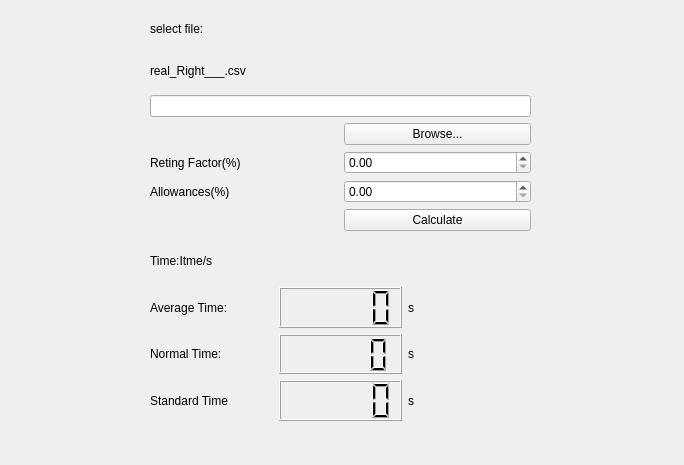
<?xml version="1.0" encoding="UTF-8"?>
<ui version="4.0">
 <class>Form</class>
 <widget class="QWidget" name="Form">
  <property name="geometry">
   <rect>
    <x>0</x>
    <y>0</y>
    <width>684</width>
    <height>465</height>
   </rect>
  </property>
  <property name="windowTitle">
   <string>Form</string>
  </property>
  <widget class="QWidget" name="gridLayoutWidget">
   <property name="geometry">
    <rect>
     <x>150</x>
     <y>240</y>
     <width>381</width>
     <height>181</height>
    </rect>
   </property>
   <layout class="QGridLayout" name="gridLayout_2">
    <item row="2" column="2">
     <widget class="QLabel" name="label_4">
      <property name="text">
       <string>s</string>
      </property>
     </widget>
    </item>
    <item row="2" column="1">
     <widget class="QLCDNumber" name="lcdNumber_averagetime"/>
    </item>
    <item row="2" column="0">
     <widget class="QLabel" name="label_5">
      <property name="text">
       <string>Average Time:</string>
      </property>
     </widget>
    </item>
    <item row="1" column="0">
     <widget class="QLabel" name="label_3">
      <property name="text">
       <string>Time:Itme/s</string>
      </property>
     </widget>
    </item>
    <item row="3" column="0">
     <widget class="QLabel" name="label_8">
      <property name="text">
       <string>Normal Time:</string>
      </property>
     </widget>
    </item>
    <item row="4" column="0">
     <widget class="QLabel" name="label_9">
      <property name="text">
       <string>Standard Time</string>
      </property>
     </widget>
    </item>
    <item row="3" column="1">
     <widget class="QLCDNumber" name="lcdNumber_normaltime"/>
    </item>
    <item row="4" column="1">
     <widget class="QLCDNumber" name="lcdNumber_standardtime"/>
    </item>
    <item row="3" column="2">
     <widget class="QLabel" name="label_10">
      <property name="text">
       <string>s</string>
      </property>
     </widget>
    </item>
    <item row="4" column="2">
     <widget class="QLabel" name="label_11">
      <property name="text">
       <string>s</string>
      </property>
     </widget>
    </item>
   </layout>
  </widget>
  <widget class="QWidget" name="gridLayoutWidget_2">
   <property name="geometry">
    <rect>
     <x>150</x>
     <y>10</y>
     <width>381</width>
     <height>221</height>
    </rect>
   </property>
   <layout class="QGridLayout" name="gridLayout">
    <item row="7" column="0">
     <widget class="QLabel" name="label_7">
      <property name="text">
       <string>Allowances(%)</string>
      </property>
     </widget>
    </item>
    <item row="9" column="1">
     <widget class="QPushButton" name="pushButton_calculate">
      <property name="text">
       <string>Calculate</string>
      </property>
     </widget>
    </item>
    <item row="2" column="0" colspan="2">
     <widget class="QLineEdit" name="lineEdit_filerealtime">
      <property name="text">
       <string/>
      </property>
     </widget>
    </item>
    <item row="4" column="0">
     <widget class="QLabel" name="label_6">
      <property name="text">
       <string>Reting Factor(%)</string>
      </property>
     </widget>
    </item>
    <item row="4" column="1">
     <widget class="QDoubleSpinBox" name="doubleSpinBox_retingfactor"/>
    </item>
    <item row="0" column="0">
     <widget class="QLabel" name="label">
      <property name="text">
       <string>select file:</string>
      </property>
     </widget>
    </item>
    <item row="1" column="0" colspan="2">
     <widget class="QLabel" name="label_2">
      <property name="text">
       <string>real_Right_&lt;name&gt;_&lt;lastname&gt;_&lt;index&gt;.csv</string>
      </property>
     </widget>
    </item>
    <item row="7" column="1">
     <widget class="QDoubleSpinBox" name="doubleSpinBox_allowances"/>
    </item>
    <item row="3" column="1">
     <widget class="QPushButton" name="pushButton_browsest">
      <property name="text">
       <string>Browse...</string>
      </property>
     </widget>
    </item>
   </layout>
  </widget>
 </widget>
 <resources/>
 <connections/>
</ui>
